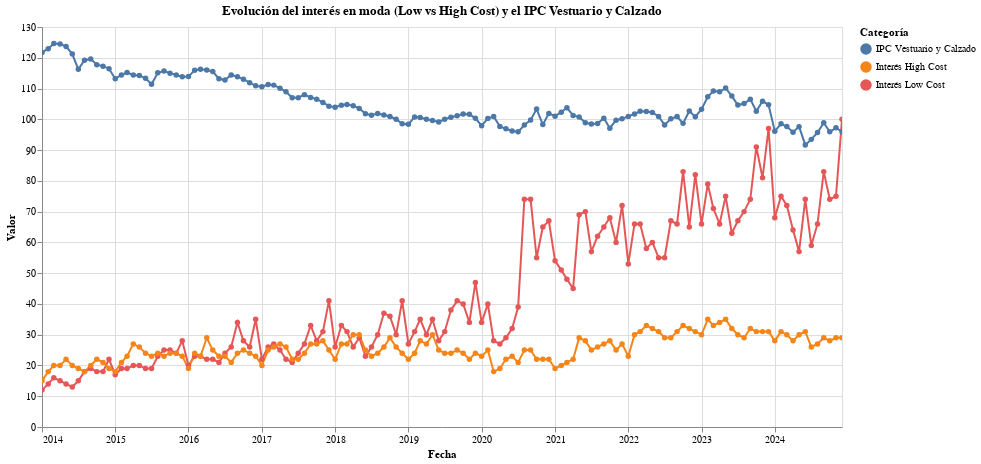

Notebook code for this chart:
### Code cell
import altair as alt
import pandas as pd

df_melt = df_final.melt(
    id_vars=['Fecha'],
    value_vars=['Interés Low Cost', 'Interés High Cost', 'IPC Vestuario y Calzado'],
    var_name='Categoría',
    value_name='Valor'
)

# Gráfico de líneas de interés y IPC
grafico_final = alt.Chart(df_melt).mark_line(point=True).encode(
    x=alt.X('Fecha:T', title='Fecha'),
    y=alt.Y('Valor:Q', title='Valor'),
    color=alt.Color('Categoría:N', title='Categoría'),
    tooltip=['Fecha:T', 'Categoría', 'Valor']
).properties(
    title='Evolución del interés en moda (Low vs High Cost) y el IPC Vestuario y Calzado',
    width=800,
    height=400
).interactive()

grafico_final

### Figure 1 — Vega-Lite specification as saved in the notebook (floating-point values rounded to 4 significant figures; data arrays with more than 128 entries replaced by an {"elided": "..."} marker saying what was removed)
{"config": {"view": {"continuousWidth": 300, "continuousHeight": 300}}, "data": {"name": "data-49fc45d045da73e24e118b97622c02b7"}, "mark": {"type": "line", "point": true}, "encoding": {"color": {"field": "Categoría", "title": "Categoría", "type": "nominal"}, "tooltip": [{"field": "Fecha", "type": "temporal"}, {"field": "Categoría", "type": "nominal"}, {"field": "Valor", "type": "quantitative"}], "x": {"field": "Fecha", "title": "Fecha", "type": "temporal"}, "y": {"field": "Valor", "title": "Valor", "type": "quantitative"}}, "height": 400, "params": [{"name": "param_3", "select": {"type": "interval", "encodings": ["x", "y"]}, "bind": "scales"}], "title": "Evolución del interés en moda (Low vs High Cost) y el IPC Vestuario y Calzado", "width": 800, "$schema": "https://vega.github.io/schema/vega-lite/v5.20.1.json", "datasets": {"data-49fc45d045da73e24e118b97622c02b7": {"elided": "396 records"}}}
